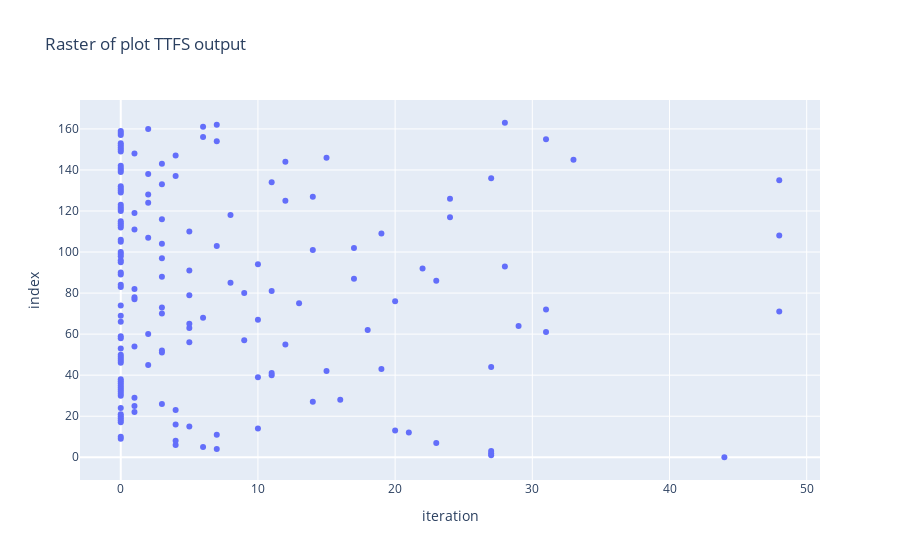

Notebook cell for this chart:
### Markdown cell above
## Raster Plot

### Code cell
spike_train_2d = torch.reshape(spike_train, (-1, 50))
x, y = torch.where(spike_train_2d == 1)
fig = px.scatter(x, y, title="Raster of plot TTFS output")
fig.update_layout(xaxis_title="iteration")

### Figure 1 — Plotly figure (JSON) as saved in the notebook; plotly's stock layout.template omitted (floating-point values rounded to 4 significant figures; data arrays with more than 128 entries replaced by an {"elided": "..."} marker saying what was removed)
{"data": [{"hovertemplate": "x=%{x}<br>index=%{y}<extra></extra>", "legendgroup": "", "marker": {"color": "#636efa", "symbol": "circle"}, "mode": "markers", "name": "", "orientation": "h", "showlegend": false, "type": "scatter", "x": {"elided": "164 int values"}, "xaxis": "x", "y": {"elided": "164 int values"}, "yaxis": "y"}], "layout": {"legend": {"tracegroupgap": 0}, "title": {"text": "Raster of plot TTFS output"}, "xaxis": {"anchor": "y", "domain": [0, 1], "title": {"text": "iteration"}}, "yaxis": {"anchor": "x", "domain": [0, 1], "title": {"text": "index"}}}}
